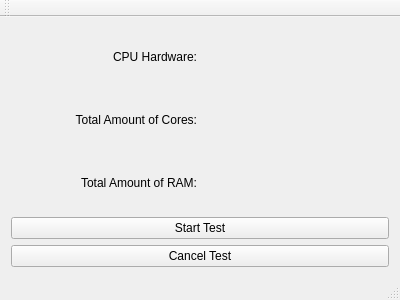
<?xml version="1.0" encoding="UTF-8"?>
<ui version="4.0">
 <class>MainWindow</class>
 <widget class="QMainWindow" name="MainWindow">
  <property name="geometry">
   <rect>
    <x>0</x>
    <y>0</y>
    <width>400</width>
    <height>300</height>
   </rect>
  </property>
  <property name="minimumSize">
   <size>
    <width>400</width>
    <height>300</height>
   </size>
  </property>
  <property name="maximumSize">
   <size>
    <width>400</width>
    <height>300</height>
   </size>
  </property>
  <property name="windowTitle">
   <string>MainWindow</string>
  </property>
  <widget class="QWidget" name="centralWidget">
   <layout class="QVBoxLayout" name="verticalLayout_2">
    <item>
     <layout class="QHBoxLayout" name="InitialInfoLayout">
      <property name="sizeConstraint">
       <enum>QLayout::SetMinimumSize</enum>
      </property>
      <item>
       <layout class="QVBoxLayout" name="verticalLayout_3">
        <property name="sizeConstraint">
         <enum>QLayout::SetMinimumSize</enum>
        </property>
        <item>
         <widget class="QLabel" name="label">
          <property name="text">
           <string>CPU Hardware:</string>
          </property>
          <property name="scaledContents">
           <bool>false</bool>
          </property>
          <property name="alignment">
           <set>Qt::AlignRight|Qt::AlignTrailing|Qt::AlignVCenter</set>
          </property>
         </widget>
        </item>
        <item>
         <widget class="QLabel" name="label_3">
          <property name="text">
           <string>Total Amount of Cores:</string>
          </property>
          <property name="scaledContents">
           <bool>false</bool>
          </property>
          <property name="alignment">
           <set>Qt::AlignRight|Qt::AlignTrailing|Qt::AlignVCenter</set>
          </property>
         </widget>
        </item>
        <item>
         <widget class="QLabel" name="label_2">
          <property name="text">
           <string>Total Amount of RAM:</string>
          </property>
          <property name="scaledContents">
           <bool>false</bool>
          </property>
          <property name="alignment">
           <set>Qt::AlignRight|Qt::AlignTrailing|Qt::AlignVCenter</set>
          </property>
         </widget>
        </item>
       </layout>
      </item>
      <item>
       <layout class="QVBoxLayout" name="VariableLayout">
        <property name="sizeConstraint">
         <enum>QLayout::SetMinimumSize</enum>
        </property>
        <item>
         <widget class="QLabel" name="labelCPUHardware">
          <property name="text">
           <string/>
          </property>
         </widget>
        </item>
        <item>
         <widget class="QLabel" name="labelAmountOfCores">
          <property name="text">
           <string/>
          </property>
         </widget>
        </item>
        <item>
         <widget class="QLabel" name="labelAmountOfRAM">
          <property name="text">
           <string/>
          </property>
         </widget>
        </item>
       </layout>
      </item>
     </layout>
    </item>
    <item>
     <layout class="QVBoxLayout" name="verticalLayout">
      <item>
       <widget class="QPushButton" name="pushButton">
        <property name="text">
         <string>Start Test</string>
        </property>
       </widget>
      </item>
      <item>
       <widget class="QPushButton" name="pushButton_2">
        <property name="text">
         <string>Cancel Test</string>
        </property>
       </widget>
      </item>
     </layout>
    </item>
   </layout>
  </widget>
  <widget class="QMenuBar" name="menuBar">
   <property name="geometry">
    <rect>
     <x>0</x>
     <y>0</y>
     <width>400</width>
     <height>21</height>
    </rect>
   </property>
  </widget>
  <widget class="QToolBar" name="mainToolBar">
   <attribute name="toolBarArea">
    <enum>TopToolBarArea</enum>
   </attribute>
   <attribute name="toolBarBreak">
    <bool>false</bool>
   </attribute>
  </widget>
  <widget class="QStatusBar" name="statusBar"/>
 </widget>
 <layoutdefault spacing="6" margin="11"/>
 <resources/>
 <connections/>
</ui>
